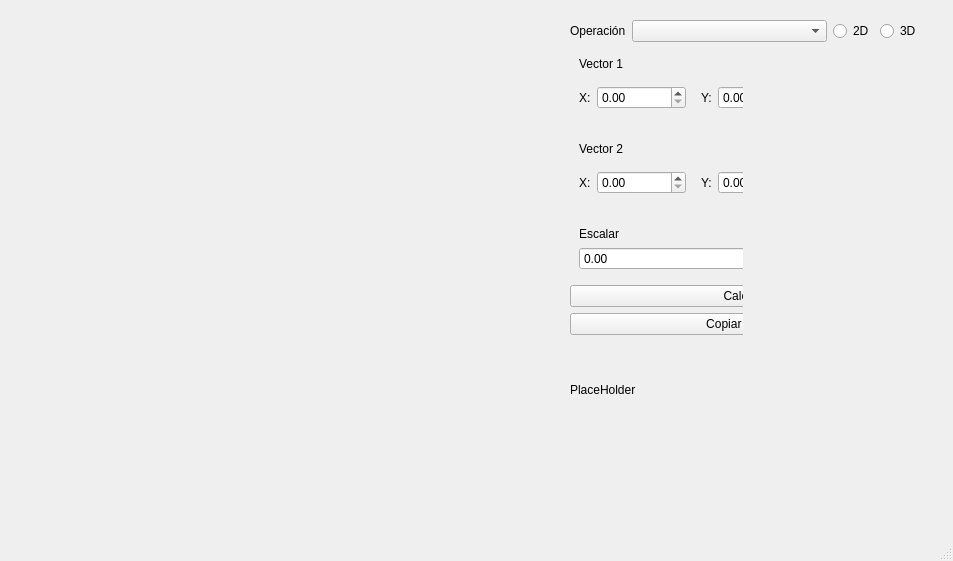
<?xml version="1.0" encoding="UTF-8"?>
<ui version="4.0">
 <class>vecalculator</class>
 <widget class="QMainWindow" name="vecalculator">
  <property name="geometry">
   <rect>
    <x>0</x>
    <y>0</y>
    <width>953</width>
    <height>561</height>
   </rect>
  </property>
  <property name="windowTitle">
   <string>vecalculator</string>
  </property>
  <property name="windowIcon">
   <iconset>
    <normaloff>../../../../../../Descargas/vecalculator_logo.png</normaloff>../../../../../../Descargas/vecalculator_logo.png</iconset>
  </property>
  <widget class="QWidget" name="centralwidget">
   <widget class="QWidget" name="layoutWidget">
    <property name="geometry">
     <rect>
      <x>570</x>
      <y>20</y>
      <width>351</width>
      <height>401</height>
     </rect>
    </property>
    <layout class="QVBoxLayout" name="menu" stretch="0,1">
     <item>
      <layout class="QHBoxLayout" name="div_op" stretch="0,1,0">
       <item>
        <widget class="QLabel" name="txt_operacion">
         <property name="text">
          <string>Operación</string>
         </property>
        </widget>
       </item>
       <item>
        <widget class="QComboBox" name="sel_op">
         <property name="enabled">
          <bool>true</bool>
         </property>
         <property name="editable">
          <bool>false</bool>
         </property>
         <property name="currentText">
          <string/>
         </property>
         <item>
          <property name="text">
           <string/>
          </property>
         </item>
         <item>
          <property name="text">
           <string>Suma</string>
          </property>
         </item>
         <item>
          <property name="text">
           <string>Resta</string>
          </property>
         </item>
         <item>
          <property name="text">
           <string>Angulo</string>
          </property>
         </item>
         <item>
          <property name="text">
           <string>Modulo</string>
          </property>
         </item>
         <item>
          <property name="text">
           <string>Componentes</string>
          </property>
         </item>
         <item>
          <property name="text">
           <string>Prod. Cruz</string>
          </property>
         </item>
         <item>
          <property name="text">
           <string>Prod. Punto</string>
          </property>
         </item>
         <item>
          <property name="text">
           <string>Prod. Escalar</string>
          </property>
         </item>
         <item>
          <property name="text">
           <string>Vec. Unitario</string>
          </property>
         </item>
        </widget>
       </item>
       <item>
        <layout class="QHBoxLayout" name="horizontalLayout_2">
         <item>
          <widget class="QRadioButton" name="sel_2D">
           <property name="text">
            <string>2D</string>
           </property>
          </widget>
         </item>
         <item>
          <widget class="QRadioButton" name="sel_3D">
           <property name="text">
            <string>3D</string>
           </property>
          </widget>
         </item>
        </layout>
       </item>
      </layout>
     </item>
     <item>
      <layout class="QHBoxLayout" name="horizontalLayout">
       <item>
        <widget class="QWidget" name="div_post_dim_hide" native="true">
         <property name="enabled">
          <bool>true</bool>
         </property>
         <widget class="QWidget" name="verticalLayoutWidget">
          <property name="geometry">
           <rect>
            <x>0</x>
            <y>0</y>
            <width>351</width>
            <height>371</height>
           </rect>
          </property>
          <layout class="QVBoxLayout" name="verticalLayout" stretch="0,0,0,0,0,0,0,1">
           <item>
            <widget class="QWidget" name="widget_vec1" native="true">
             <layout class="QVBoxLayout" name="fll_vec1" stretch="0,1">
              <item>
               <widget class="QLabel" name="label_2">
                <property name="text">
                 <string>Vector 1</string>
                </property>
               </widget>
              </item>
              <item>
               <layout class="QHBoxLayout" name="div_vec1">
                <item>
                 <layout class="QHBoxLayout" name="div_vec1_x" stretch="0,1">
                  <item>
                   <widget class="QLabel" name="txt_vec1_x">
                    <property name="text">
                     <string>X:</string>
                    </property>
                   </widget>
                  </item>
                  <item>
                   <widget class="QDoubleSpinBox" name="sel_vec1_x"/>
                  </item>
                 </layout>
                </item>
                <item>
                 <widget class="QWidget" name="vec1_eje_y" native="true">
                  <layout class="QHBoxLayout" name="div_vec1_y" stretch="0,1">
                   <item>
                    <widget class="QLabel" name="txt_vec1_y">
                     <property name="text">
                      <string>Y:</string>
                     </property>
                    </widget>
                   </item>
                   <item>
                    <widget class="QDoubleSpinBox" name="sel_vec1_y"/>
                   </item>
                  </layout>
                 </widget>
                </item>
                <item>
                 <widget class="QWidget" name="vec1_eje_z" native="true">
                  <layout class="QHBoxLayout" name="div_vec2_z" stretch="0,1">
                   <item>
                    <widget class="QLabel" name="txt_vec2_z">
                     <property name="text">
                      <string>Z:</string>
                     </property>
                    </widget>
                   </item>
                   <item>
                    <widget class="QDoubleSpinBox" name="sel_vec2_z"/>
                   </item>
                  </layout>
                 </widget>
                </item>
               </layout>
              </item>
             </layout>
            </widget>
           </item>
           <item>
            <widget class="QWidget" name="widget_vec2" native="true">
             <layout class="QVBoxLayout" name="fll_vec2" stretch="0,1">
              <item>
               <widget class="QLabel" name="label_3">
                <property name="enabled">
                 <bool>true</bool>
                </property>
                <property name="text">
                 <string>Vector 2</string>
                </property>
               </widget>
              </item>
              <item>
               <layout class="QHBoxLayout" name="div_vec2">
                <item>
                 <layout class="QHBoxLayout" name="div_vec2_x" stretch="0,1">
                  <item>
                   <widget class="QLabel" name="txt_vec2_x">
                    <property name="text">
                     <string>X:</string>
                    </property>
                   </widget>
                  </item>
                  <item>
                   <widget class="QDoubleSpinBox" name="sel_vec2_x"/>
                  </item>
                 </layout>
                </item>
                <item>
                 <widget class="QWidget" name="vec2_eje_y" native="true">
                  <layout class="QHBoxLayout" name="div_vec2_y" stretch="0,1">
                   <item>
                    <widget class="QLabel" name="txt_vec2_y">
                     <property name="text">
                      <string>Y:</string>
                     </property>
                    </widget>
                   </item>
                   <item>
                    <widget class="QDoubleSpinBox" name="sel_vec2_y"/>
                   </item>
                  </layout>
                 </widget>
                </item>
                <item>
                 <widget class="QWidget" name="vec2_eje_z" native="true">
                  <layout class="QHBoxLayout" name="div_vec1_z" stretch="0,1">
                   <item>
                    <widget class="QLabel" name="txt_vec1_z">
                     <property name="text">
                      <string>Z:</string>
                     </property>
                    </widget>
                   </item>
                   <item>
                    <widget class="QDoubleSpinBox" name="sel_vec1_z"/>
                   </item>
                  </layout>
                 </widget>
                </item>
               </layout>
              </item>
             </layout>
            </widget>
           </item>
           <item>
            <widget class="QWidget" name="widget_escalar" native="true">
             <layout class="QVBoxLayout" name="fll_vec2_2" stretch="0,0">
              <item>
               <widget class="QLabel" name="label_4">
                <property name="enabled">
                 <bool>true</bool>
                </property>
                <property name="text">
                 <string>Escalar</string>
                </property>
               </widget>
              </item>
              <item>
               <layout class="QHBoxLayout" name="div_escalar_2" stretch="1">
                <item>
                 <widget class="QDoubleSpinBox" name="sel_escalar"/>
                </item>
               </layout>
              </item>
             </layout>
            </widget>
           </item>
           <item>
            <layout class="QHBoxLayout" name="div_result_2"/>
           </item>
           <item>
            <widget class="QPushButton" name="B_calcular">
             <property name="text">
              <string>Calcular</string>
             </property>
            </widget>
           </item>
           <item>
            <widget class="QPushButton" name="B_descargar">
             <property name="text">
              <string>Copiar Imagen</string>
             </property>
            </widget>
           </item>
           <item>
            <spacer name="verticalSpacer">
             <property name="orientation">
              <enum>Qt::Vertical</enum>
             </property>
             <property name="sizeType">
              <enum>QSizePolicy::Fixed</enum>
             </property>
             <property name="sizeHint" stdset="0">
              <size>
               <width>20</width>
               <height>20</height>
              </size>
             </property>
            </spacer>
           </item>
           <item>
            <widget class="QLabel" name="label_5">
             <property name="text">
              <string>PlaceHolder</string>
             </property>
            </widget>
           </item>
          </layout>
         </widget>
        </widget>
       </item>
       <item>
        <widget class="QWidget" name="widget_placeholder" native="true">
         <layout class="QHBoxLayout" name="horizontalLayout_3">
          <item>
           <spacer name="verticalSpacer_2">
            <property name="orientation">
             <enum>Qt::Vertical</enum>
            </property>
            <property name="sizeHint" stdset="0">
             <size>
              <width>20</width>
              <height>40</height>
             </size>
            </property>
           </spacer>
          </item>
         </layout>
        </widget>
       </item>
      </layout>
     </item>
    </layout>
   </widget>
   <widget class="QWidget" name="horizontalLayoutWidget">
    <property name="geometry">
     <rect>
      <x>10</x>
      <y>10</y>
      <width>521</width>
      <height>491</height>
     </rect>
    </property>
    <layout class="QHBoxLayout" name="div_grafic">
     <item>
      <widget class="QCustomPlot" name="grafico_2d" native="true"/>
     </item>
    </layout>
   </widget>
  </widget>
  <widget class="QMenuBar" name="menubar">
   <property name="geometry">
    <rect>
     <x>0</x>
     <y>0</y>
     <width>953</width>
     <height>22</height>
    </rect>
   </property>
  </widget>
  <widget class="QStatusBar" name="statusbar"/>
 </widget>
 <customwidgets>
  <customwidget>
   <class>QCustomPlot</class>
   <extends>QWidget</extends>
   <header>qcustomplot.h</header>
   <container>1</container>
  </customwidget>
 </customwidgets>
 <resources/>
 <connections/>
</ui>
